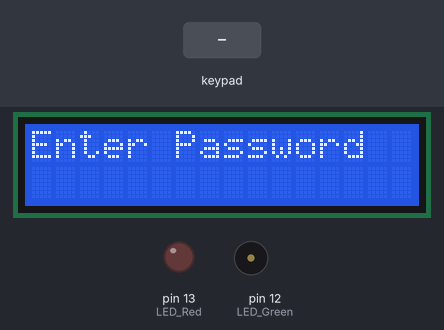
This sketch was run on a simulated Arduino Uno, built with avr-gcc and run on an emulated ATmega328P. Parts: 16×2 character LCD, output pins drawn as LEDs (lit = HIGH), buzzer (waves = sounding). Inputs (shaded band) come from the test bench. Pins used as bus, display or sensor lines are not drawn.

Above: at 1.2 s.
1.3 s: keypad keys 1 2 3 4 pressed 0.4 s apart
At 3.3 s:
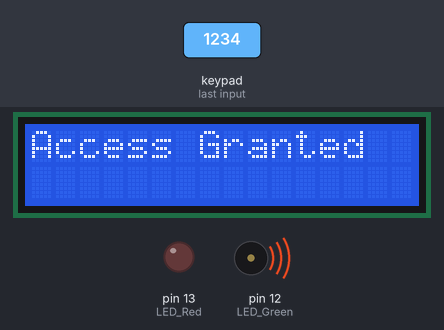
5.0 s: keypad keys 9 8 7 6 pressed 0.4 s apart
At 6.9 s:
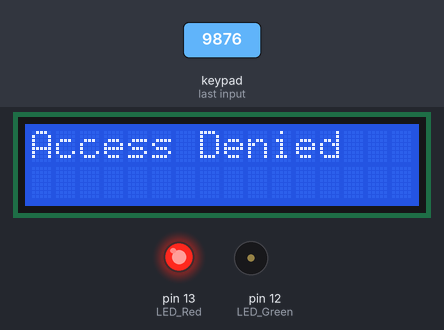
8.7 s: key '1' pressed
At 9.6 s:
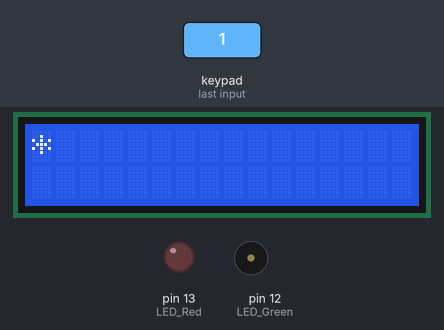
10.2 s: key '2' pressed
At 10.5 s:
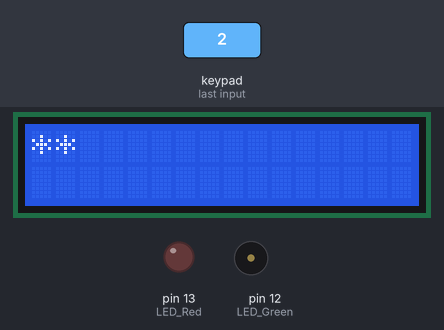
Timing chart, 0 to 12.7 s (numbered marks = the images above; inputs shaded):
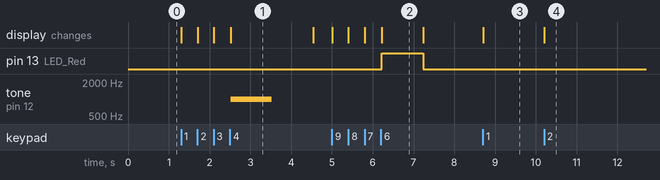

Measured:
- after the input at 1.3 s, tone on pin 12 (LED_Green): silent → 1000 Hz after 1.2 s, → silent 1.0 s later; the display: first changes at once (image 1 shows a later state)
- after the input at 5.0 s, pin 13 (LED_Red): LOW → HIGH after 1.2 s, → LOW 1.0 s later; the display: first changes at once (image 2 shows a later state)
- after the input at 8.7 s, the display: changes at once (image 3)
- after the input at 10.2 s, the display: changes at once (image 4)
- what the display in image 1 shows lasts 2.0 s, from 2.5 s to 4.5 s
- what the display in image 2 shows lasts 1.0 s, from 6.2 s to 7.2 s

The sketch:

SERCURITY.ino
```cpp
#include <Wire.h> // Library for I2C communication
#include <LiquidCrystal_I2C.h> // Library for LCD
#include <Keypad.h>

// Wiring: SDA pin is connected to A4 and SCL pin to A5.
// Connect to LCD via I2C, default address 0x27 (A0-A2 not jumpered)
LiquidCrystal_I2C lcd = LiquidCrystal_I2C(0x27, 16, 2); // Change to (0x27,16,2) for 16x2 LCD.

const byte ROWS = 4;
const byte COLS = 4;

char keys[ROWS][COLS] = {
  {'1', '2', '3', 'A'},
  {'4', '5', '6', 'B'},
  {'7', '8', '9', 'C'},
  {'*', '0', '#', 'D'}
};

byte rowPins[ROWS] = {9, 8, 7, 6};
byte colPins[COLS] = {5, 4, 3, 2};

Keypad keypad = Keypad(makeKeymap(keys), rowPins, colPins, ROWS, COLS);

int failedAttempts;
String secret;
String password;

void setup()
{
  pinMode(13, OUTPUT); //LED Red
  pinMode(12, OUTPUT); //LED Green
//  lcd.begin(16, 2);
lcd.init();
lcd.backlight();
  password.reserve(4); // reduce the number of reallocations
  pinMode(A0, OUTPUT); //Contrast High and LCD Enabled
  failedAttempts = 0; // No of failed attempts
  secret = "1234"; //Password
  lcd.setCursor(0, 0);
  lcd.print("Enter Password");
}
void loop()
{
  char key = keypad.getKey();

  if(key){
    if(password.length() == 0) {
      lcd.clear();
    }
    password += key;
    lcd.print("*");
    if(password.length() == secret.length()) {
      if (secret.equals(password)) {
        lcd.clear();
        lcd.print("Access Granted");
        digitalWrite(12, HIGH);
        tone(12, 1000); // Send 1KHz sound signal...
        delay(1000);        // ...for 1 sec
        noTone(12);     // Stop sound...
        failedAttempts = 0;
        delay(1000); // Time given to go in
      } else {
        lcd.clear();
        lcd.print("Access Denied");
        digitalWrite(13, HIGH);
        failedAttempts++;
        delay(500); //Time to read message
        delay(500*failedAttempts); //Waiting period before next try
      }
      lcd.clear();
      lcd.print("Enter Password");
      password = "";
      digitalWrite(13, LOW);
      digitalWrite(12, LOW);
    }
  }
}
```
